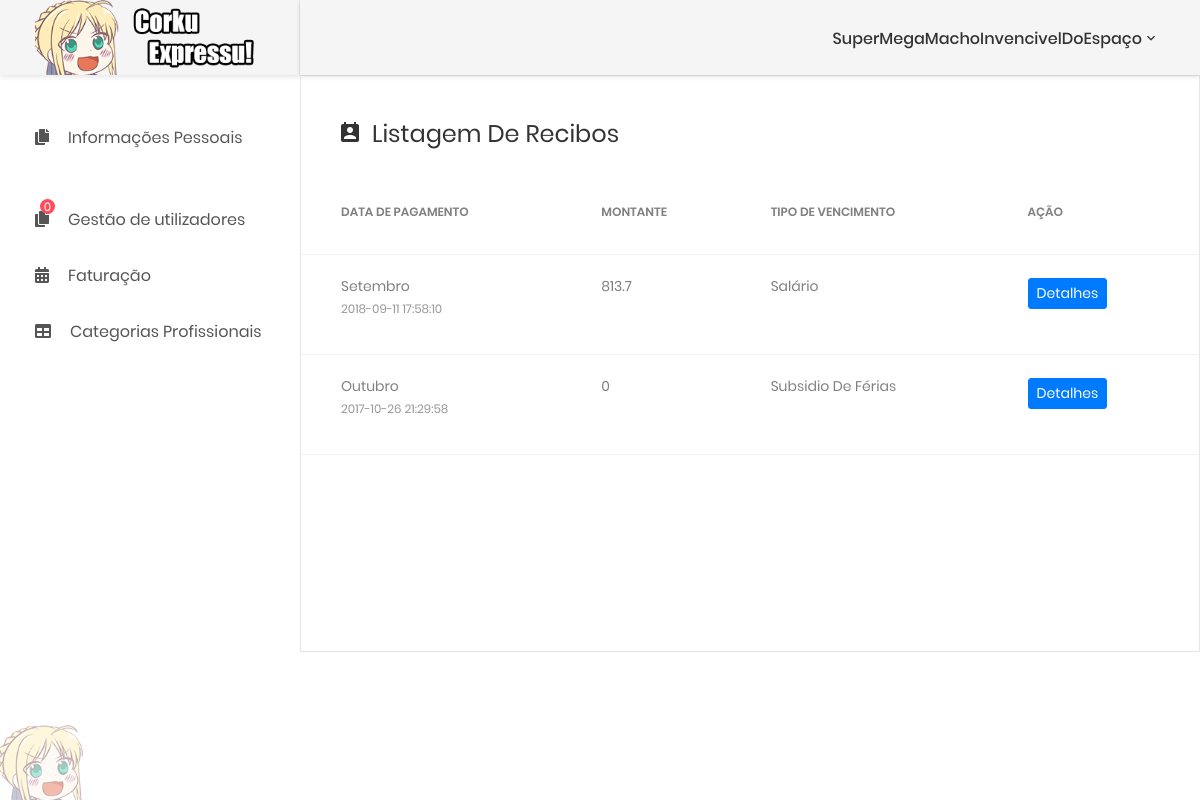
Before: /platform.php?an=9 (signed in) with the older database file.
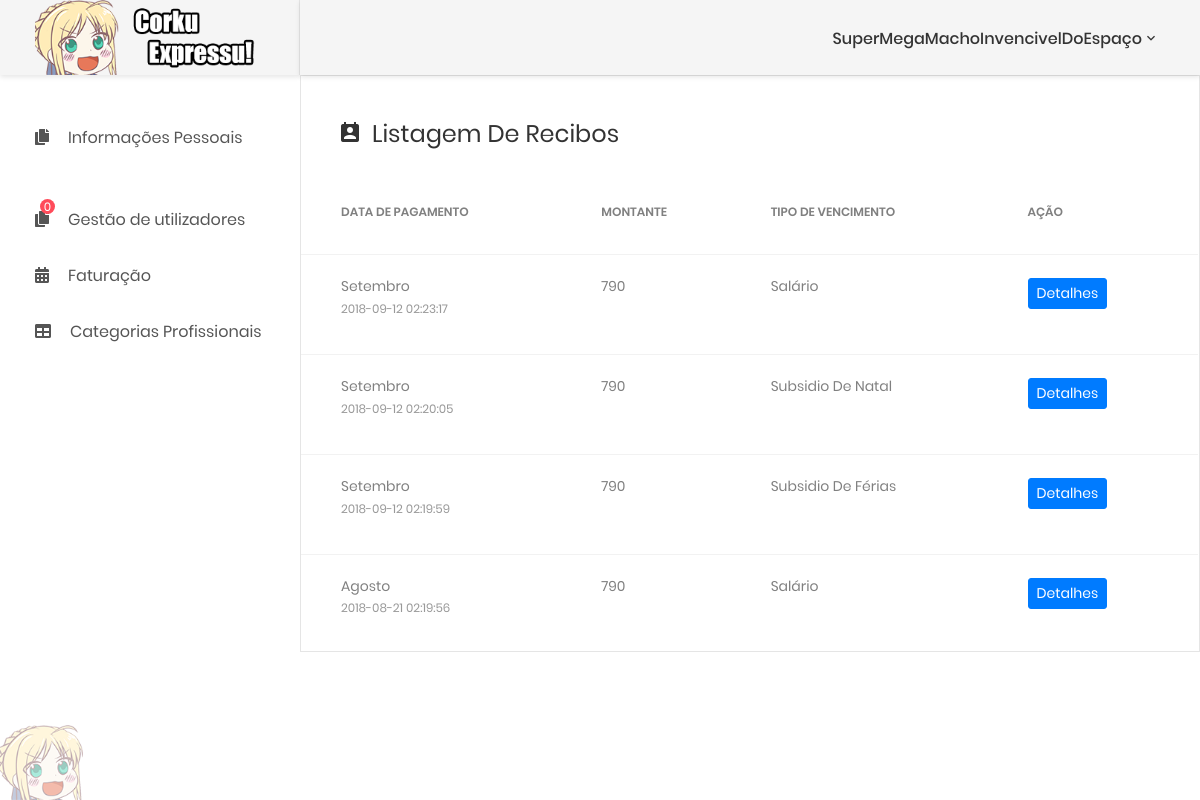
After: the same page with the newer database file.
### tables this page shows
CREATE TABLE `recibos` (
  `id` int(11) NOT NULL,
  `id_trabalhador` int(11) NOT NULL,
  `ss_mult` double NOT NULL,
  `ss_val` double NOT NULL,
  `irs_mult` double NOT NULL,
  `irs_val` double NOT NULL,
  `turno_nome` varchar(20) NOT NULL,
  `turno_mult` double NOT NULL,
  `isFerias` int(1) NOT NULL,
  `isSubNat` int(1) NOT NULL,
  `total` double NOT NULL,
  `data` timestamp NOT NULL DEFAULT CURRENT_TIMESTAMP ON UPDATE CURRENT_TIMESTAMP
);

CREATE TABLE `meses` (
  `id` int(11) NOT NULL,
  `mes` varchar(20) NOT NULL
);

### fragments/faturaslist.php (the view, shortened to what this page needs)
<div class="user-data m-b-30">
    <h3 class="title-3 m-b-30">
        <i class="zmdi zmdi-account-calendar"></i>Listagem de recibos</h3>
    <div class="table-responsive table-data">
        <table class="table">
            <thead>
                <tr>
                    <td>Data de pagamento</td>
                    <td>Montante</td>
                    <td>Tipo de Vencimento</td>
                    <td>Ação</td>
                </tr>
            </thead>
            <tbody>
              <?php
              include 'connections/conn.php';
                $users = mysqli_query($conn, "SELECT * from recibos where id_trabalhador = '$_SESSION[iduser]' order by data desc");
                while($list = mysqli_fetch_array($users)){
                  echo
                  '<tr>
                      <td>
                          <div class="table-data__info">
                              <h6>';
                              $mes = mysqli_fetch_array(mysqli_query($conn, "SELECT mes from meses where id = MONTH('$list[data]')"));
                              echo ''.$mes["mes"].'</h6>
                              <span>
                                  <a href="#">'.$list["data"].'</a>
                              </span>
                          </div>
                      </td>
                      <td>
                          <div class="table-data__info">
                            <h6>'.$list["total"].'</h6>
                          </div>
                      </td>';
                      if($list["isFerias"]==1){
                        echo '<td>
                            <div class="table-data__info">
                                <h6> Subsidio de férias</h6>
                                </div>
                            </td>';
                      }elseif($list["isSubNat"]==1){
                        echo '<td>
                            <div class="table-data__info">
                                <h6> Subsidio de Natal</h6>
                                </div>
                            </td>';
                      }else{
                        echo '<td>
                            <div class="table-data__info">
                                <h6> Salário</h6>
                                </div>
                            </td>';
                      }
                      echo '<td>
                        <form method="post">
                          <button type="submit" class="btn btn-primary btn-sm" name="viewInfo" value ="'.$list["id"].'">Detalhes</button>
                        </form>
                      </td>
                      </tr>';
                }
              ?>
            </tbody>
        </table>
    </div>
</div>

### platform.php (shortened to what this page needs)
<?php
include 'connections/conn.php';
$noti = mysqli_fetch_array(mysqli_query($conn, "SELECT count(estado) as num from pedidos where estado = 0"));
 ?>
<!DOCTYPE html>
<html lang="en">
<head>
    <link href="css/font-face.css" rel="stylesheet" media="all">
    <link href="vendor/font-awesome-4.7/css/font-awesome.min.css" rel="stylesheet" media="all">
    <link href="vendor/font-awesome-5/css/fontawesome-all.min.css" rel="stylesheet" media="all">
    <link href="vendor/mdi-font/css/material-design-iconic-font.min.css" rel="stylesheet" media="all">
    <link href="vendor/bootstrap-4.1/bootstrap.min.css" rel="stylesheet" media="all">
    <link href="vendor/animsition/animsition.min.css" rel="stylesheet" media="all">
    <link href="vendor/bootstrap-progressbar/bootstrap-progressbar-3.3.4.min.css" rel="stylesheet" media="all">
    <link href="vendor/wow/animate.css" rel="stylesheet" media="all">
    <link href="vendor/css-hamburgers/hamburgers.min.css" rel="stylesheet" media="all">
    <link href="vendor/slick/slick.css" rel="stylesheet" media="all">
    <link href="vendor/select2/select2.min.css" rel="stylesheet" media="all">
    <link href="vendor/perfect-scrollbar/perfect-scrollbar.css" rel="stylesheet" media="all">
    <link href="css/theme.css" rel="stylesheet" media="all">
</head>
<body class="animsition">
    <div class="page-wrapper">
        <aside class="menu-sidebar d-none d-lg-block">
            <div class="logo">
                <a href="#">
                    <img src="images/icon/placeholder2.png" alt="A imagem não funciona" />
                </a>
            </div>
            <div class="menu-sidebar__content js-scrollbar1">
                <nav class="navbar-sidebar">
                    <ul class="list-unstyled navbar__list">
                        <li>
                            <a class="js-arrow" href="#">
                                <i class="fas fa-copy"></i>Informações Pessoais</a>
                        </li>
                        <?php
                          if($_SESSION["departamento"]=='1'){
                            echo'
                            <li>
                              <div class="noti__item"><span class="quantity">'.$noti["num"].'</span></div>
                                <a class="js-arrow" href="#">
                                    <i class=" fas fa-copy"></i>Gestão de utilizadores</a>
                                    <ul class="list-unstyled navbar__sub-list js-sub-list">
                                        <li>
                                            <a href="?an=1">Criação de utilizadores</a>
                                        </li>
                                        <li>
                                            <a href="?an=2">Listagem de utilizadores</a>
                                        </li>
                                        <li>
                                        <div class="noti__item">
                                            <a href="?an=15">Pedidos</a>
                                            <span class="quantity">'.$noti["num"].'</span>
                                            </div>
                                        </li>
                                      </ul>
                            </li>
                            <li>
                                <a class="js-arrow" href="#">
                                    <i class="fas fa-calendar-alt"></i>Faturação</a>
                                    <ul class="list-unstyled navbar__sub-list js-sub-list">
                                        <li>
                                            <a href="?an=7">Emitir Recibo</a>
                                        </li>
                                        <li>
                                            <a href="?an=11">Listagem de Recibos</a>
                                        </li>
                                        <li>
                                            <a href="?an=14">Despesas</a>
                                        </li>
                                      </ul>
                            </li>
                            <li>
                                <a href="?an=4">
                                    <i class="fas fa-table"></i>Categorias Profissionais</a>
                            </li>';
                          }
                         ?>
                    </ul>
                </nav>
            </div>
            <div class="trololol">
            <img src="images/icon/placeholder.png" alt="A imagem não funciona" />
            </div>
        </aside>
        <div class="page-container">
            <header class="header-desktop">
                <div class="section__content section__content--p30">
                    <div class="container-fluid">
                        <div class="header-wrap">
                            <div class="header-button">
                                <div class="account-wrap">
                                    <div class="account-item clearfix js-item-menu">
                                        <div class="content">
                                            <a class="js-acc-btn" href="#"><?php echo $_SESSION['nome']; ?></a>
                                        </div>
                                </div>
                            </div>
                        </div>
                    </div>
                </div>
            </header>
            <div class="main-content">
              <?php
              @$an = $_REQUEST["an"];
              switch ($an) {
                              case '9':
                                include 'fragments\faturaslist.php';
                                break;
              }
               ?>
            </div>
        </div>
    </div>
</body>
</html>

Changed rows visible on the page:
removed recibos: meses.mes "Setembro", data "2018-09-11 17:58:10", total "813.7", isFerias "Salário", $list["id"] 4 (drawn)
removed recibos: meses.mes "Outubro", data "2017-10-26 21:29:58", total "0", isFerias "Subsidio De Férias", $list["id"] 11 (drawn)
added recibos: meses.mes "Setembro", data "2018-09-12 02:23:17", total "790", isFerias "Salário", $list["id"] 40 (drawn)
added recibos: meses.mes "Setembro", data "2018-09-12 02:20:05", total "790", isFerias "Subsidio De Natal", $list["id"] 37 (drawn)
added recibos: meses.mes "Setembro", data "2018-09-12 02:19:59", total "790", isFerias "Subsidio De Férias", $list["id"] 36 (drawn)
added recibos: meses.mes "Agosto", data "2018-08-21 02:19:56", total "790", isFerias "Salário", $list["id"] 35 (drawn)
